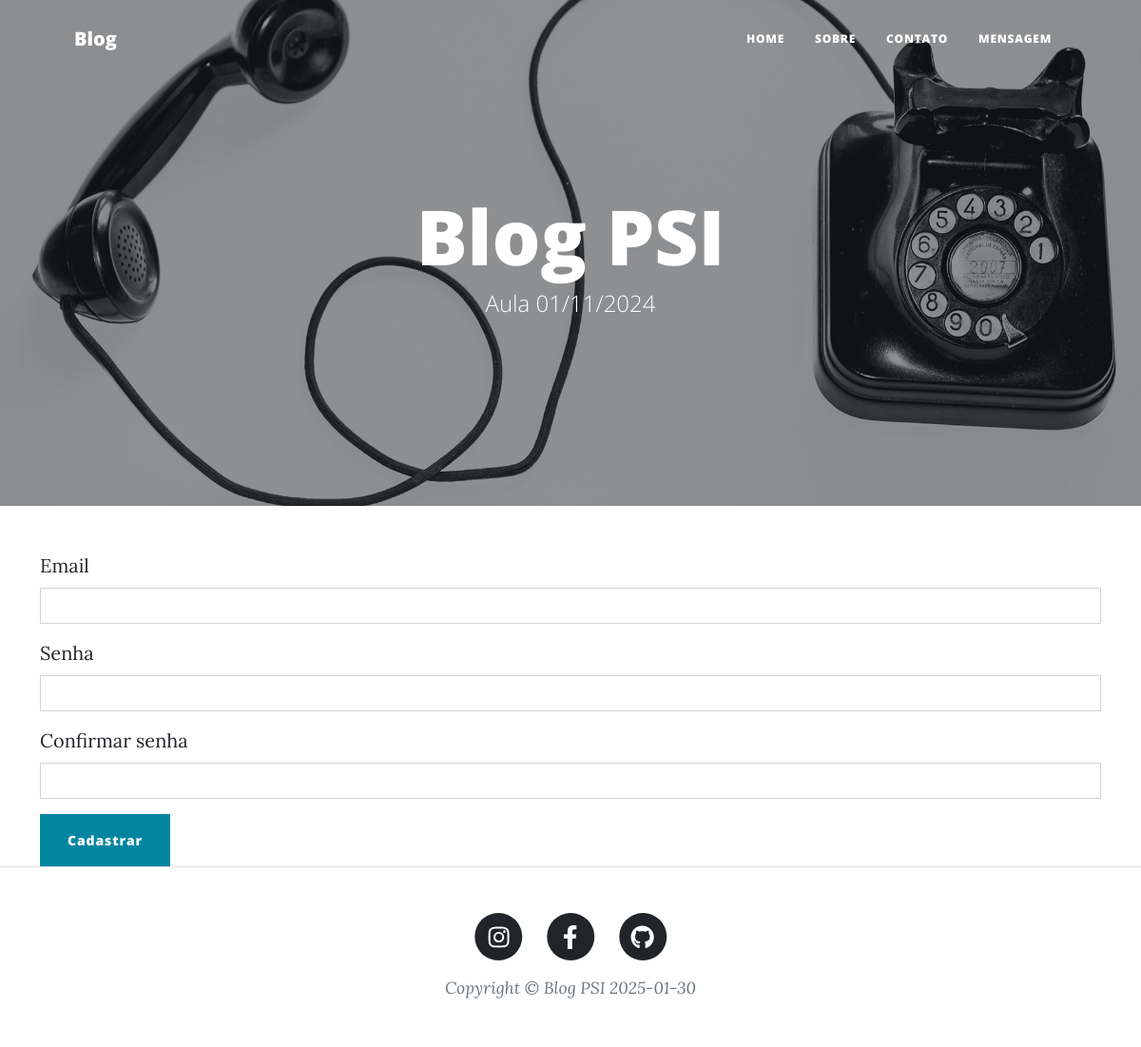
The page /cadastro/ on the database as committed earlier.
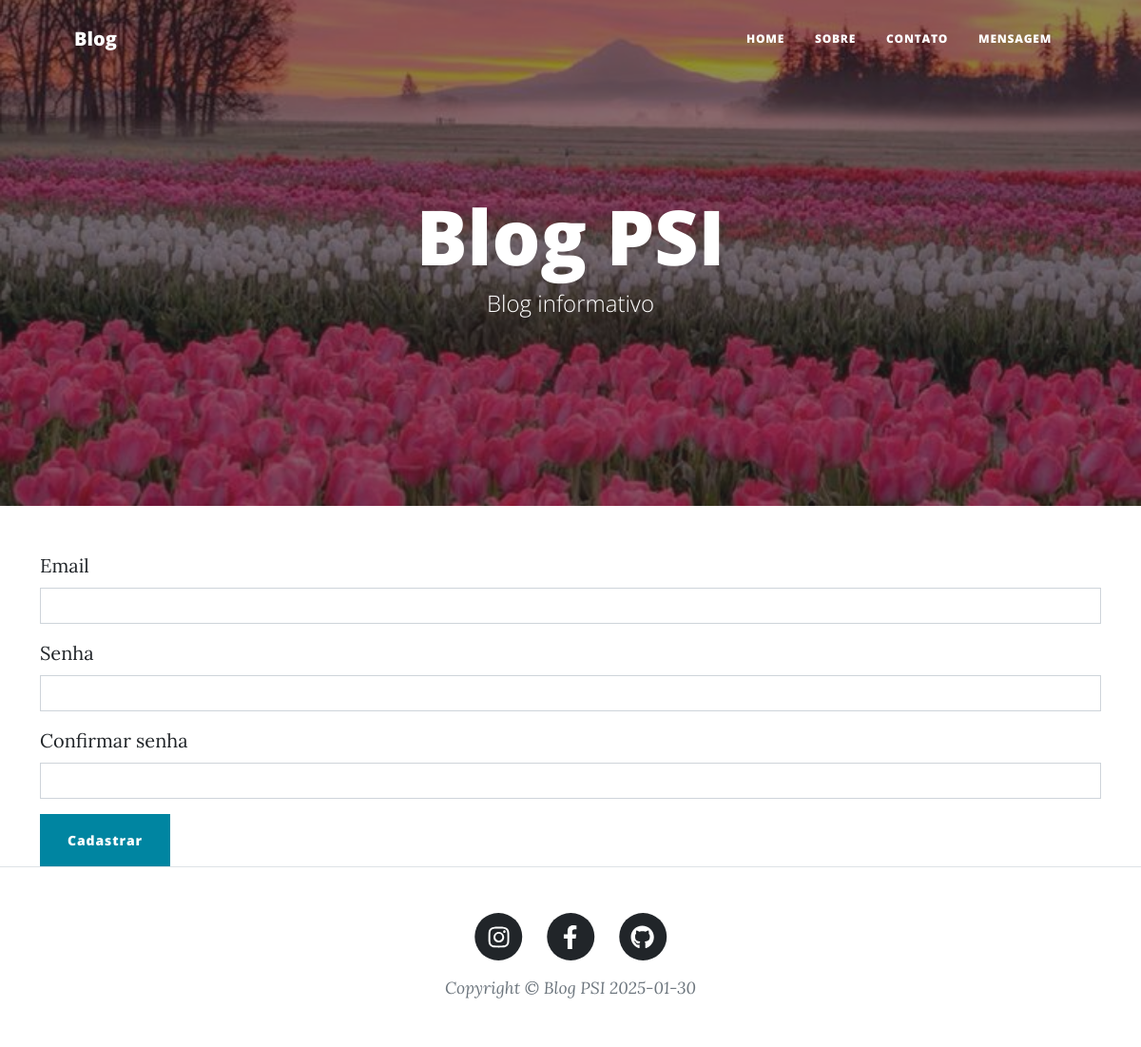
The same page on the database as committed later.
### blog/models.py (models this page shows, shortened)
class Blog(models.Model):
    nome = models.CharField(max_length=100)
    subnome = models.CharField(max_length=100, blank=True)
    descricao = models.TextField(max_length=2000)
    capa = models.ImageField()
    instagram = models.URLField()
    facebook = models.URLField()
    github= models.URLField()
    autores = models.ManyToManyField(User)

### blog/views.py (the view)
# urls.py: path('cadastro/', views.cadastro, name='cadastro'),
def cadastro(request):
    context = {
        "posts": Post.objects.all(),
        "blog": Blog.objects.first()
    }
    return render(request, "cadastro.html", context)

### blog/templates/cadastro.html
{% extends "base.html" %}
{% load static %}
{% block content %}
<form class="container">
    <div class="mb-3">
        <label for="exampleInputEmail1" class="form-label">Email</label>
        <input type="email" class="form-control" id="exampleInputEmail1" aria-describedby="emailHelp">
    </div>
    <div class="mb-3">
        <label for="exampleInputPassword1" class="form-label">Senha</label>
        <input type="password" class="form-control" id="exampleInputPassword1">
    </div>
    <div class="mb-3">
        <label for="exampleInputPassword1" class="form-label">Confirmar senha</label>
        <input type="password" class="form-control" id="exampleInputPassword1">
    </div>
    <button type="submit" class="btn btn-primary">Cadastrar</button>
</form>
{% endblock content %}

### blog/templates/base.html (shortened to what this page needs)
{% load static %}
<!DOCTYPE html>
<html lang="en">
    <head>
        <link href="{% static 'css/styles.css' %}" rel="stylesheet" />
    </head>
    <body>
        <nav class="navbar navbar-expand-lg navbar-light" id="mainNav">
            <div class="container px-4 px-lg-5">
                <a class="navbar-brand" href="{% url 'index' %}">Blog</a>
                <div class="collapse navbar-collapse" id="navbarResponsive">
                    <ul class="navbar-nav ms-auto py-4 py-lg-0">
                        <li class="nav-item"><a class="nav-link px-lg-3 py-3 py-lg-4" href="{% url 'index' %}">Home</a></li>
                        <li class="nav-item"><a class="nav-link px-lg-3 py-3 py-lg-4" href="{% url 'sobre' %}">Sobre</a></li>
                        <li class="nav-item"><a class="nav-link px-lg-3 py-3 py-lg-4" href="{% url 'contato' %}">Contato</a></li>
                        <li class="nav-item"><a class="nav-link px-lg-3 py-3 py-lg-4" href="{% url 'mensagem' %}">Mensagem</a></li>
                    </ul>
                </div>
            </div>
        </nav>
        {% block header %}
        <header class="masthead" style="background-image: url('{{ blog.capa.url }}')">
            <div class="container position-relative px-4 px-lg-5">
                <div class="row gx-4 gx-lg-5 justify-content-center">
                    <div class="col-md-10 col-lg-8 col-xl-7">
                        <div class="site-heading">
                            <h1>{{ blog.nome }}</h1>
                            {% if blog.subnome %}
                            <span class="subheading">{{ blog.subnome }}</span>
                            {% endif %}
                        </div>
                    </div>
                </div>
            </div>
        </header>
        {% endblock header %}
        {% block content %}
        {% endblock content %}
        <footer class="border-top">
            <div class="container px-4 px-lg-5">
                <div class="row gx-4 gx-lg-5 justify-content-center">
                    <div class="col-md-10 col-lg-8 col-xl-7">
                        <ul class="list-inline text-center">
                            <li class="list-inline-item">
                                <a href="{{ blog.instagram }}">
                                    <span class="fa-stack fa-lg">
                                        <i class="fas fa-circle fa-stack-2x"></i>
                                        <i class="fab fa-instagram fa-stack-1x fa-inverse"></i>
                                    </span>
                                </a>
                            </li>
                            <li class="list-inline-item">
                                <a href="{{ blog.facebook }}">
                                    <span class="fa-stack fa-lg">
                                        <i class="fas fa-circle fa-stack-2x"></i>
                                        <i class="fab fa-facebook-f fa-stack-1x fa-inverse"></i>
                                    </span>
                                </a>
                            </li>
                            <li class="list-inline-item">
                                <a href="{{ blog.github }}">
                                    <span class="fa-stack fa-lg">
                                        <i class="fas fa-circle fa-stack-2x"></i>
                                        <i class="fab fa-github fa-stack-1x fa-inverse"></i>
                                    </span>
                                </a>
                            </li>
                        </ul>
                        <div class="small text-center text-muted fst-italic">Copyright &copy; {{ blog.nome }} {% now 'Y-m-d' %}</div>
                    </div>
                </div>
            </div>
        </footer>
    </body>
</html>

Rows that differ between the two databases and show on the page:
changed Blog "Blog PSI": capa: a different picture; subnome "Aula 01/11/2024" → "Blog informativo"
